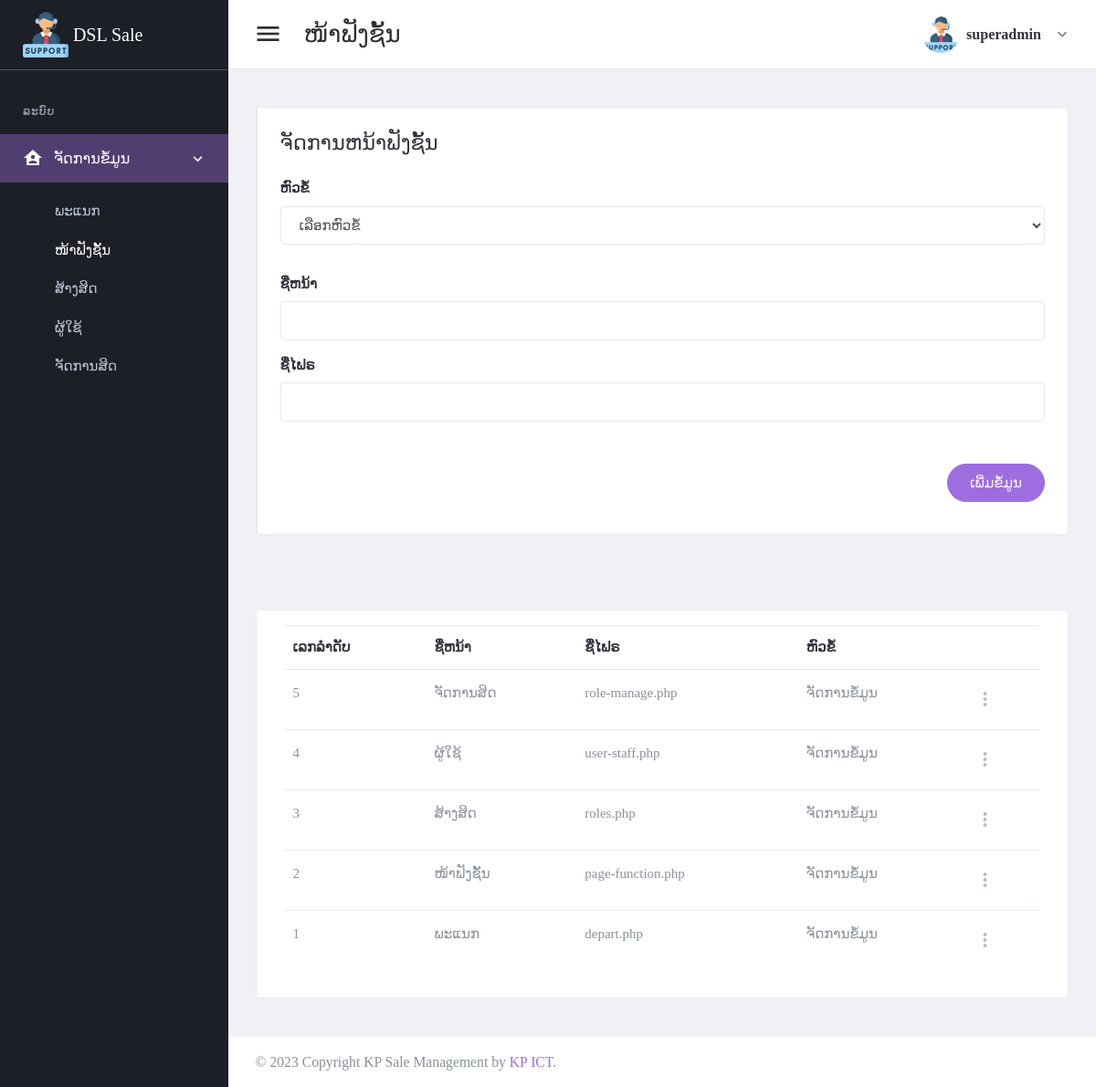
The app's page /page/page-function.php (signed in) with its own data.
### tables this page shows
CREATE TABLE `tbl_header_title` (
  `header_title_id` int(11) NOT NULL,
  `header_title_name` varchar(300) DEFAULT NULL
);

CREATE TABLE `tbl_sub_header` (
  `sub_header_id` int(11) NOT NULL,
  `sub_header_name` varchar(300) DEFAULT NULL,
  `icon_code` varchar(100) DEFAULT NULL,
  `header_title_id` int(11) DEFAULT NULL
);

CREATE TABLE `tbl_page_title` (
  `page_title_id` int(11) NOT NULL,
  `page_title_name` varchar(300) DEFAULT NULL,
  `page_title_file_name` varchar(100) DEFAULT NULL,
  `sub_header_id` int(11) DEFAULT NULL
);

### setting/checksession.php (called while the page is built, shortened)
<?php
if ($_SESSION['id_users'] == "") {
	header("location:logout.php");
} else {
	$role_id = $_SESSION["role_id"];
}
?>

### page/page-function.php (the view, shortened to what this page needs)
<?php
include("../setting/checksession.php");
include("../setting/conn.php");
$header_name = "ໜ້າຟັງຊັ້ນ";
$header_click = "1";
?>
<!DOCTYPE html>
<html lang="en" dir="ltr">
<head>
	<?php
	include("../setting/callcss.php");
	?>
</head>
<body class="navbar-fixed sidebar-fixed" id="body">
	<div class="wrapper">
		<?php include "menu.php"; ?>
		<div class="page-wrapper">
			<?php
			include "header.php";
			?>
			<div class="content-wrapper">
				<div class="content">
					<div class="email-wrapper rounded border bg-white">
						<div class="row no-gutters justify-content-center">
							<div class="col-xxl-12">
								<div class="email-right-column  email-body p-4 p-xl-5">
									<div class="email-body-head mb-5 ">
										<h4 class="text-dark">ຈັດການຫນ້າຟັງຊັ້ນ</h4>
									</div>
									<form method="post" id="addpage">
										<div class="row">
											<div class="form-group  col-lg-12">
												<label class="text-dark font-weight-medium">ຫົວຂໍ້</label>
												<div class="form-group">
													<select class=" form-control font" name="sub_header_id" required>
														<option value=""> ເລືອກຫົວຂໍ້ </option>
													</select>
												</div>
											</div>
											<div class="col-lg-12">
												<div class="form-group">
													<label for="firstName">ຊື່ຫນ້າ</label>
													<input type="text" class="form-control" name="page_name" required>
												</div>
											</div>
											<div class="col-lg-12">
												<div class="form-group">
													<label for="firstName">ຊື່ໄຟຣ</label>
													<input type="text" class="form-control" name="page_file_name" required>
												</div>
											</div>
										</div>
										<div class="d-flex justify-content-end mt-6">
											<button type="submit" class="btn btn-primary mb-2 btn-pill">ເພີ່ມຂໍ້ມູນ</button>
										</div>
									</form>
								</div>
							</div>
						</div>
					</div>
				</div>
			</div>
			<div class="content-wrapper">
				<div class="content">
					<div class="card card-default">
						<div class="card-body">
							<table id="productsTable" class="table table-hover table-product" style="width:100%">
								<thead>
									<tr>
										<th>ເລກລຳດັບ</th>
										<th>ຊື່ຫນ້າ</th>
										<th>ຊື່ໄຟຣ</th>
										<th>ຫົວຂໍ້</th>
										<th></th>
									</tr>
								</thead>
								<tbody>
									<?php
									$stmt4 = $conn->prepare("SELECT  page_title_id,page_title_name,page_title_file_name ,sub_header_name
									FROM tbl_page_title a
									left join tbl_sub_header b on a.sub_header_id = b.sub_header_id order by page_title_id desc");
									$stmt4->execute();
									if ($stmt4->rowCount() > 0) {
										while ($row4 = $stmt4->fetch(PDO::FETCH_ASSOC)) {
											$page_title_id = $row4['page_title_id'];
											$page_title_name = $row4['page_title_name'];
											$page_title_file_name = $row4['page_title_file_name'];
											$sub_header_name = $row4['sub_header_name'];
									?>
											<tr>
												<td><?php echo "$page_title_id"; ?></td>
												<td><?php echo "$page_title_name"; ?></td>
												<td><?php echo "$page_title_file_name"; ?></td>
												<td><?php echo "$sub_header_name"; ?></td>
												<td>
													<div class="dropdown">
														<a class="dropdown-toggle icon-burger-mini" href="#" role="button" id="dropdownMenuLink" data-toggle="dropdown" aria-haspopup="true" aria-expanded="false" data-display="static">
														</a>
													</div>
												</td>
											</tr>
									<?php
										}
									}
									?>
								</tbody>
							</table>
						</div>
					</div>
				</div>
			</div>
			<?php include "footer.php"; ?>
		</div>
	</div>
</body>
</html>

### page/menu.php
<aside class="left-sidebar sidebar-dark" id="left-sidebar">
  <div id="sidebar" class="sidebar sidebar-with-footer">
    <div class="app-brand">
      <a href="index.php">
        <img src="../images/support.png" alt="Mono">
        <span class="brand-name"> DSL Sale</span>
      </a>
    </div>
    <div class="sidebar-left" data-simplebar style="height: 100%;">
      <ul class="nav sidebar-inner" id="sidebar-menu">
        <?php
        $stmt = $conn->prepare("
        SELECT distinct a.header_title_id,header_title_name
        FROM tbl_header_title a
        left join tbl_role_use_page b on a.header_title_id = b.header_title_id
        where role_id ='$role_id'
        order by  a.header_title_id asc ");
        $stmt->execute();
        if ($stmt->rowCount() > 0) {
          while ($row = $stmt->fetch(PDO::FETCH_ASSOC)) {
            $header_title_id = $row['header_title_id'];
            $header_title_name = $row['header_title_name'];
        ?>
            <li class="section-title"> <?php echo "$header_title_name"; ?></li>
            <?php
            $stmt1 = $conn->prepare("
            SELECT distinct a.sub_header_id,sub_header_name,role_id,icon_code
            FROM tbl_sub_header a
            left join tbl_role_use_page b on a.sub_header_id = b.sub_header_id
            where a.header_title_id = '$header_title_id' and role_id ='$role_id'
            order by a.sub_header_id asc   ");
            $stmt1->execute();
            if ($stmt1->rowCount() > 0) {
              while ($row1 = $stmt1->fetch(PDO::FETCH_ASSOC)) {
                $sub_header_name = $row1['sub_header_name'];
                $sub_header_id = $row1['sub_header_id'];
                $icon_code = $row1['icon_code'];
            ?>
                <li class='has-sub <?php if ($header_click == "$sub_header_id") {
                                      echo "active expand";
                                    } ?>'>
                  <a class="sidenav-item-link" href="javascript:void(0)" data-toggle="collapse" data-target='#<?php echo "$sub_header_name"; ?>' aria-expanded="false" aria-controls="<?php echo "$st_name"; ?>">
                    <i class="mdi <?php echo "$icon_code"; ?>"></i>
                    <span class="nav-text"> <?php echo "$sub_header_name"; ?> </span> <b class="caret"></b>
                  </a>
                  <ul class='collapse <?php if ($header_click == "$sub_header_id") {
                                        echo "show";
                                      } ?>' id="<?php echo "$sub_header_name"; ?>" data-parent="#sidebar-menu">
                    <div class="sub-menu">
                      <?php
                      $stmt2 = $conn->prepare("
                      SELECT page_title_name,page_title_file_name
                      FROM tbl_page_title a
                      left join tbl_role_use_page b on a.page_title_id = b.page_title_id
                      where a.sub_header_id = '$sub_header_id' and role_id ='$role_id'
                      order by a.page_title_id asc ");
                      $stmt2->execute();
                      if ($stmt2->rowCount() > 0) {
                        while ($row2 = $stmt2->fetch(PDO::FETCH_ASSOC)) {
                          $page_title_name = $row2['page_title_name'];
                      ?>
                          <li class="<?php if ($header_name ==  $row2['page_title_name']) {
                                        echo "active";
                                      } ?>">
                            <a class="sidenav-item-link" href='<?php echo $row2['page_title_file_name'] ?>'>
                              <span class="nav-text"><?php echo "$page_title_name"; ?></span>
                            </a>
                          </li>
                      <?php
                        }
                      }
                      ?>
                    </div>
                  </ul>
              <?php
              }
            }
              ?>
                </li>
            <?php
          }
        }
            ?>
      </ul>
    </div>
  </div>
</aside>

### records on screen
tbl_header_title: header_title_name "ລະບົບ"
tbl_sub_header: sub_header_name "ຈັດການຂໍ້ມູນ"
tbl_page_title: page_title_name "ພະແນກ", page_title_id "1", page_title_file_name "depart.php", sub_header.sub_header_name "ຈັດການຂໍ້ມູນ"
tbl_page_title: page_title_name "ໜ້າຟັງຊັ້ນ", page_title_id "2", page_title_file_name "page-function.php", sub_header.sub_header_name "ຈັດການຂໍ້ມູນ"
tbl_page_title: page_title_name "ສ້າງສິດ", page_title_id "3", page_title_file_name "roles.php", sub_header.sub_header_name "ຈັດການຂໍ້ມູນ"
tbl_page_title: page_title_name "ຜູ້ໃຊ້", page_title_id "4", page_title_file_name "user-staff.php", sub_header.sub_header_name "ຈັດການຂໍ້ມູນ"
tbl_page_title: page_title_name "ຈັດການສິດ", page_title_id "5", page_title_file_name "role-manage.php", sub_header.sub_header_name "ຈັດການຂໍ້ມູນ"

### other values on screen
$header_name "ໜ້າຟັງຊັ້ນ"
$full_name "superadmin"
